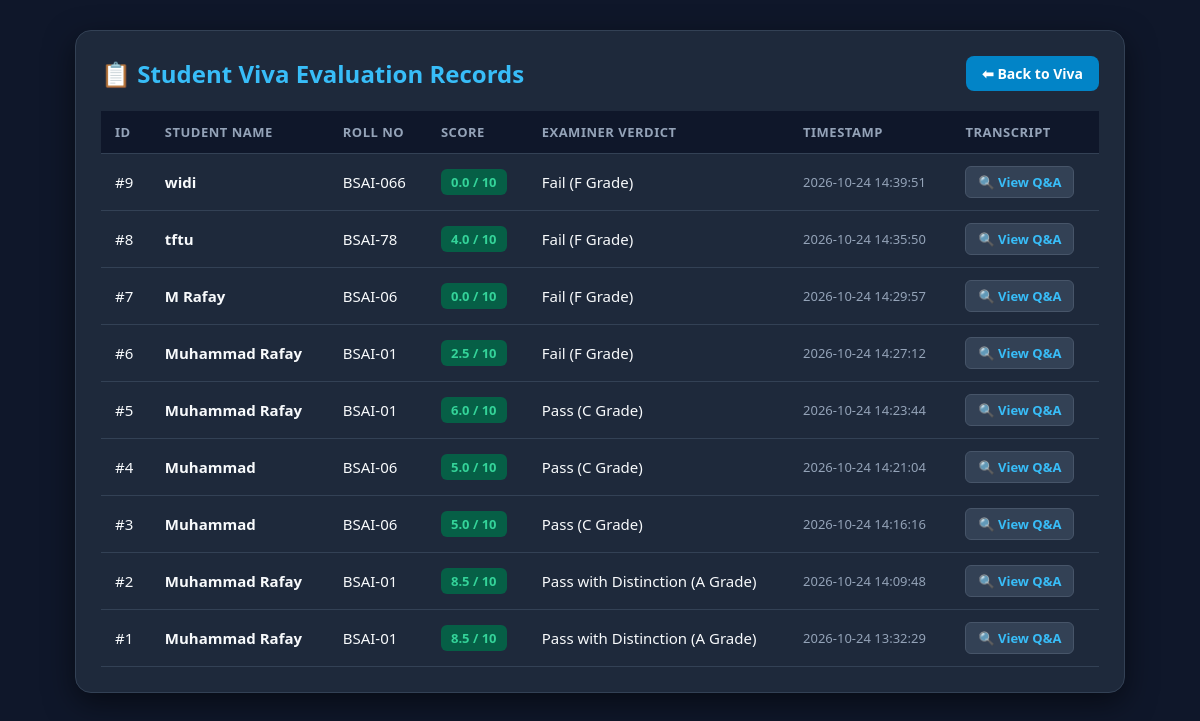
Page /records on the committed database.
### tables this page shows
CREATE TABLE viva_evaluations (
            id INTEGER PRIMARY KEY AUTOINCREMENT,
            student_name TEXT NOT NULL,
            roll_no TEXT NOT NULL,
            score TEXT,
            grade TEXT,
            transcript TEXT,
            created_at TEXT
        );

### app.py (the view)
@app.route("/records")
def view_records():
    conn = sqlite3.connect(DB_NAME)
    cursor = conn.cursor()
    cursor.execute("SELECT id, student_name, roll_no, score, grade, created_at, transcript FROM viva_evaluations ORDER BY id DESC")
    rows = cursor.fetchall()
    conn.close()
    return render_template("records.html", records=rows)

### templates/records.html (shortened to what this page needs)
<!DOCTYPE html>
<html lang="en">
<head>
</head>
<body>
<div class="container">
    <h1>
        <span>📋 Student Viva Evaluation Records</span>
        <a href="/" class="btn-back">⬅ Back to Viva</a>
    </h1>
    <table>
        <thead>
            <tr>
                <th>ID</th>
                <th>Student Name</th>
                <th>Roll No</th>
                <th>Score</th>
                <th>Examiner Verdict</th>
                <th>Timestamp</th>
                <th>Transcript</th>
            </tr>
        </thead>
        <tbody>
            {% for r in records %}
            <tr>
                <td>#{{ r[0] }}</td>
                <td><strong>{{ r[1] }}</strong></td>
                <td>{{ r[2] }}</td>
                <td><span class="badge-score">{{ r[3] }}</span></td>
                <td>{{ r[4] }}</td>
                <td class="time">{{ r[5] }}</td>
                <td>
                    <button class="btn-view" onclick="openTranscript(`{{ r[1] }}`, `{{ r[2] }}`, `{{ r[6] | replace('`', '\\`') }}`)">🔍 View Q&A</button>
                </td>
            </tr>
            {% else %}
            <tr>
                <td colspan="7" class="empty">No examination records found in database.</td>
            </tr>
            {% endfor %}
        </tbody>
    </table>
</div>
</body>
</html>

### templates/records.html (style rules this page uses)
* { box-sizing: border-box; font-family: 'Segoe UI', sans-serif; }
body { background: #0f172a; color: #f8fafc; margin: 0; padding: 30px; display: flex; justify-content: center; }
.container { max-width: 1050px; width: 100%; background: #1e293b; padding: 25px; border-radius: 16px; border: 1px solid #334155; box-shadow: 0 10px 30px rgba(0,0,0,0.5); }
h1 { color: #38bdf8; margin-top: 0; display: flex; justify-content: space-between; align-items: center; font-size: 24px; }
.btn-back { background: #0284c7; color: white; padding: 8px 16px; border-radius: 8px; text-decoration: none; font-size: 14px; font-weight: bold; transition: 0.2s; }
table { width: 100%; border-collapse: collapse; margin-top: 20px; font-size: 15px; }
th, td { padding: 12px 14px; text-align: left; border-bottom: 1px solid #334155; }
th { background: #0f172a; color: #94a3b8; font-weight: 600; text-transform: uppercase; font-size: 13px; letter-spacing: 0.5px; }
.badge-score { background: #065f46; color: #34d399; padding: 4px 10px; border-radius: 6px; font-weight: bold; font-size: 13px; display: inline-block; }
.time { color: #94a3b8; font-size: 13px; }
.btn-view { background: #334155; color: #38bdf8; border: 1px solid #475569; padding: 6px 12px; border-radius: 6px; cursor: pointer; font-size: 13px; font-weight: 600; }

### rows in the picture
viva_evaluations: id "9", student_name "widi", roll_no "BSAI-066", score "0.0 / 10", grade "Fail (F Grade)", created_at "2026-10-24 14:39:51"
viva_evaluations: id "8", student_name "tftu", roll_no "BSAI-78", score "4.0 / 10", grade "Fail (F Grade)", created_at "2026-10-24 14:35:50"
viva_evaluations: id "7", student_name "M Rafay", roll_no "BSAI-06", score "0.0 / 10", grade "Fail (F Grade)", created_at "2026-10-24 14:29:57"
viva_evaluations: id "6", student_name "Muhammad Rafay", roll_no "BSAI-01", score "2.5 / 10", grade "Fail (F Grade)", created_at "2026-10-24 14:27:12"
viva_evaluations: id "5", student_name "Muhammad Rafay", roll_no "BSAI-01", score "6.0 / 10", grade "Pass (C Grade)", created_at "2026-10-24 14:23:44"
viva_evaluations: id "4", student_name "Muhammad", roll_no "BSAI-06", score "5.0 / 10", grade "Pass (C Grade)", created_at "2026-10-24 14:21:04"
viva_evaluations: id "3", student_name "Muhammad", roll_no "BSAI-06", score "5.0 / 10", grade "Pass (C Grade)", created_at "2026-10-24 14:16:16"
viva_evaluations: id "2", student_name "Muhammad Rafay", roll_no "BSAI-01", score "8.5 / 10", grade "Pass with Distinction (A Grade)", created_at "2026-10-24 14:09:48"
viva_evaluations: id "1", student_name "Muhammad Rafay", roll_no "BSAI-01", score "8.5 / 10", grade "Pass with Distinction (A Grade)", created_at "2026-10-24 13:32:29"
